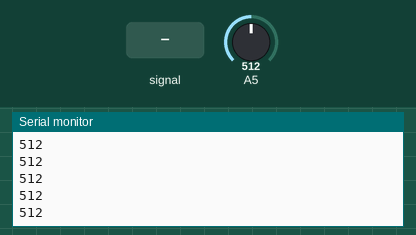
Simulated run of this sketch. Board: Arduino Uno, built with avr-gcc and run on an emulated ATmega328P. Shown: the last lines printed to the serial monitor. The test bench sets the inputs (shaded band); at power-on: A5 = 512.

Above: at 1.2 s.
1.3 s: A5 fed a 200 Hz sine of ±81 counts around its level
At 1.8 s:
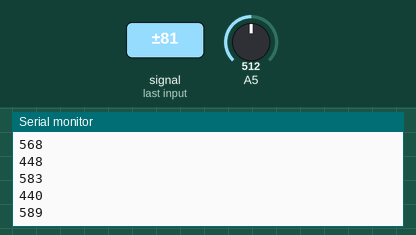
2.8 s: A5 set to 716
At 3.8 s:
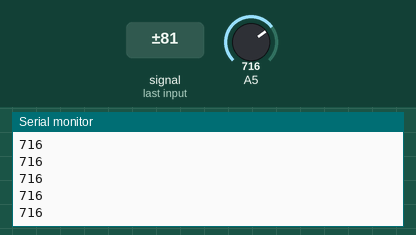
4.3 s: A5 fed a 1000 Hz sine of ±255 counts around its level
5.8 s: A5 set to 900
Timing chart, 0 to 6.5 s (numbered marks = the images above; inputs shaded):
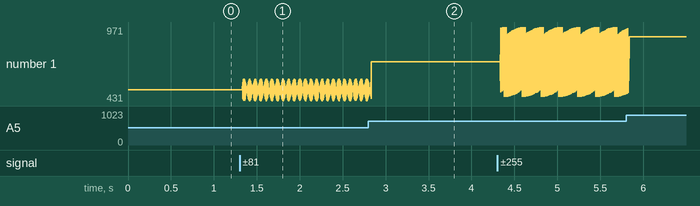

The sketch:

FreeRunningModeTest.ino
```cpp
// Testing interrupt-based analog reading
// Code from http://www.glennsweeney.com/tutorials/interrupt-driven-analog-conversion-with-an-atmega328p
// ATMega328p

// Note, many macro values are defined in <avr/io.h> and
// <avr/interrupts.h>, which are included automatically by
// the Arduino interface

// High when a value is ready to be read
volatile int readFlag;

// Value to store analog result
volatile int analogVal;


// Initialization
void setup() {
  Serial.begin(19200);

  // clear ADLAR in ADMUX (0x7C) to right-adjust the result
  // ADCL will contain lower 8 bits, ADCH upper 2 (in last two bits)
  ADMUX &= B11011111;

  // Set REFS1..0 in ADMUX (0x7C) to change reference voltage to the
  // proper source (01)
  ADMUX |= B01000000;

  // Clear MUX3..0 in ADMUX (0x7C) in preparation for setting the analog
  // input
  ADMUX &= B11110000;

  // Set MUX3..0 in ADMUX (0x7C) to read from AD8 (Internal temp)
  // Do not set above 15! You will overrun other parts of ADMUX. A full
  // list of possible inputs is available in Table 24-4 of the ATMega328
  // datasheet
  ADMUX |= 5;
  // ADMUX |= B00001000; // Binary equivalent

  // Set ADEN in ADCSRA (0x7A) to enable the ADC.
  // Note, this instruction takes 12 ADC clocks to execute
  ADCSRA |= B10000000;

  // Set ADATE in ADCSRA (0x7A) to enable auto-triggering.
  ADCSRA |= B00100000;

  // Clear ADTS2..0 in ADCSRB (0x7B) to set trigger mode to free running.
  // This means that as soon as an ADC has finished, the next will be
  // immediately started.
  ADCSRB &= B11111000;

  // Set the Prescaler to 128 (16000KHz/128 = 125KHz)
  // Above 200KHz 10-bit results are not reliable.
  ADCSRA |= B00000111;

  // Set ADIE in ADCSRA (0x7A) to enable the ADC interrupt.
  // Without this, the internal interrupt will not trigger.
  ADCSRA |= B00001000;

  // Enable global interrupts
  // AVR macro included in <avr/interrupts.h>, which the Arduino IDE
  // supplies by default.
  sei();

  // Kick off the first ADC
  readFlag = 0;
  // Set ADSC in ADCSRA (0x7A) to start the ADC conversion
  ADCSRA |=B01000000;
}


// Processor loop
void loop(){

  // Check to see if the value has been updated
  if (readFlag == 1){

    Serial.println(analogVal);
    // Perform whatever updating needed

    readFlag = 0;
  }

  // Whatever else you would normally have running in loop().

}


// Interrupt service routine for the ADC completion
ISR(ADC_vect){

  // Done reading
  readFlag = 1;

  // Must read low first
  analogVal = ADCL | (ADCH << 8);

  // Not needed because free-running mode is enabled.
  // Set ADSC in ADCSRA (0x7A) to start another ADC conversion
  // ADCSRA |= B01000000;
}
```

Measured:
- after the input at 1.3 s, the serial monitor: prints a new line at once (image 1)
- plotted number 1: 512 → 459 after the input at 1.3 s
